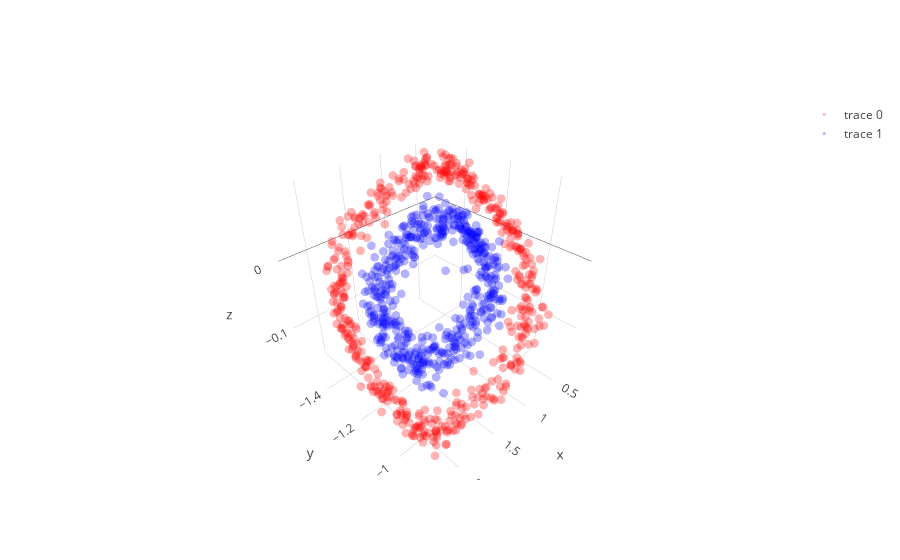
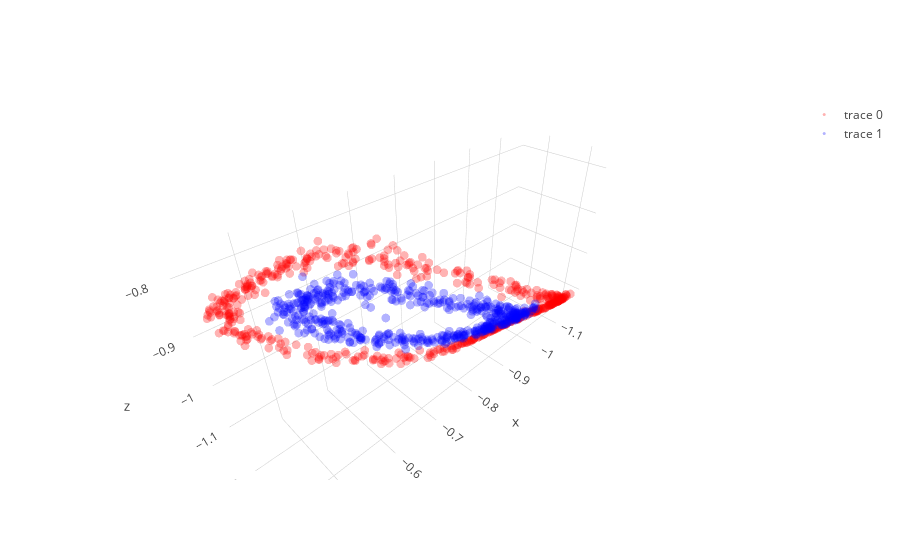
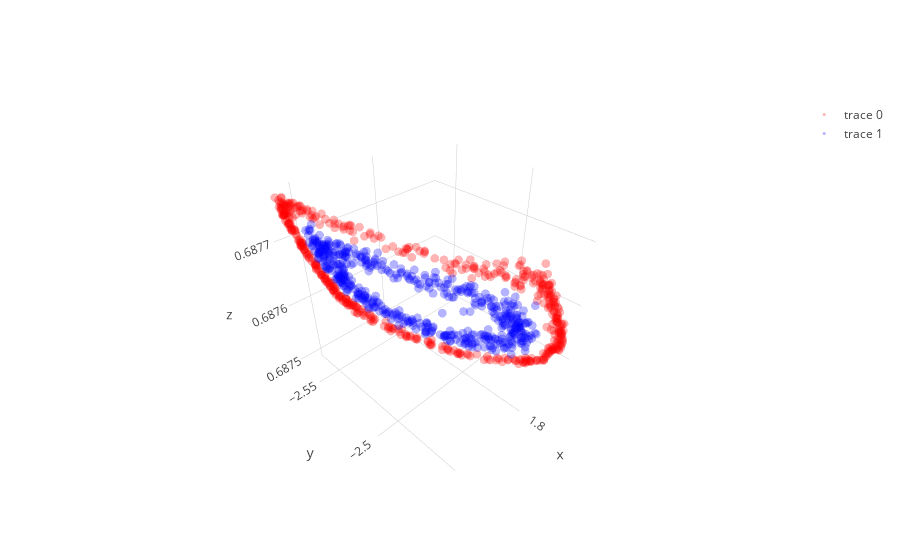

Here is the notebook cell these charts were saved with, in order:
### Code cell
layer1,layer1_var = l1.feed_non(X)
layer2,layer2_var = l2.feed_non(layer1)
layer3,layer3_var = l3.feed_non(layer2)
layer4,layer4_var = l4.feed_linear(layer3)

show_3D(layer1)  
show_3D(layer2)    
show_3D(layer3)

### Figure 1 — Plotly figure (JSON) as saved in the notebook; plotly's stock layout.template omitted (floating-point values rounded to 4 significant figures; data arrays with more than 128 entries replaced by an {"elided": "..."} marker saying what was removed)
{"data": [{"line": {"color": "red", "width": 0.5}, "marker": {"opacity": 0.3, "size": 3}, "mode": "markers", "type": "scatter3d", "uid": "14bd251f-2c8a-410d-8ff7-f8a0eb85abf9", "x": {"elided": "500 float values"}, "y": {"elided": "500 float values"}, "z": {"elided": "500 float values"}}, {"line": {"color": "blue", "width": 0.5}, "marker": {"opacity": 0.3, "size": 3}, "mode": "markers", "type": "scatter3d", "uid": "d9f91943-33e1-4a8d-8f22-3df6a439fdbd", "x": {"elided": "500 float values"}, "y": {"elided": "500 float values"}, "z": {"elided": "500 float values"}}], "layout": {}}

### Figure 2 — Plotly figure (JSON) as saved in the notebook; plotly's stock layout.template omitted (floating-point values rounded to 4 significant figures; data arrays with more than 128 entries replaced by an {"elided": "..."} marker saying what was removed)
{"data": [{"line": {"color": "red", "width": 0.5}, "marker": {"opacity": 0.3, "size": 3}, "mode": "markers", "type": "scatter3d", "uid": "bd47aaba-afb0-4967-a386-9b052aa87f4d", "x": {"elided": "500 float values"}, "y": {"elided": "500 float values"}, "z": {"elided": "500 float values"}}, {"line": {"color": "blue", "width": 0.5}, "marker": {"opacity": 0.3, "size": 3}, "mode": "markers", "type": "scatter3d", "uid": "f1b8cc4f-3dd6-43a8-bdfa-408cff681878", "x": {"elided": "500 float values"}, "y": {"elided": "500 float values"}, "z": {"elided": "500 float values"}}], "layout": {}}

### Figure 3 — Plotly figure (JSON) as saved in the notebook; plotly's stock layout.template omitted (floating-point values rounded to 4 significant figures; data arrays with more than 128 entries replaced by an {"elided": "..."} marker saying what was removed)
{"data": [{"line": {"color": "red", "width": 0.5}, "marker": {"opacity": 0.3, "size": 3}, "mode": "markers", "type": "scatter3d", "uid": "501e3c59-7bf2-4054-b8ad-8280822a790e", "x": {"elided": "500 float values"}, "y": {"elided": "500 float values"}, "z": {"elided": "500 float values"}}, {"line": {"color": "blue", "width": 0.5}, "marker": {"opacity": 0.3, "size": 3}, "mode": "markers", "type": "scatter3d", "uid": "15423f32-5ef2-4ca6-8c48-67953af9a80e", "x": {"elided": "500 float values"}, "y": {"elided": "500 float values"}, "z": {"elided": "500 float values"}}], "layout": {}}
